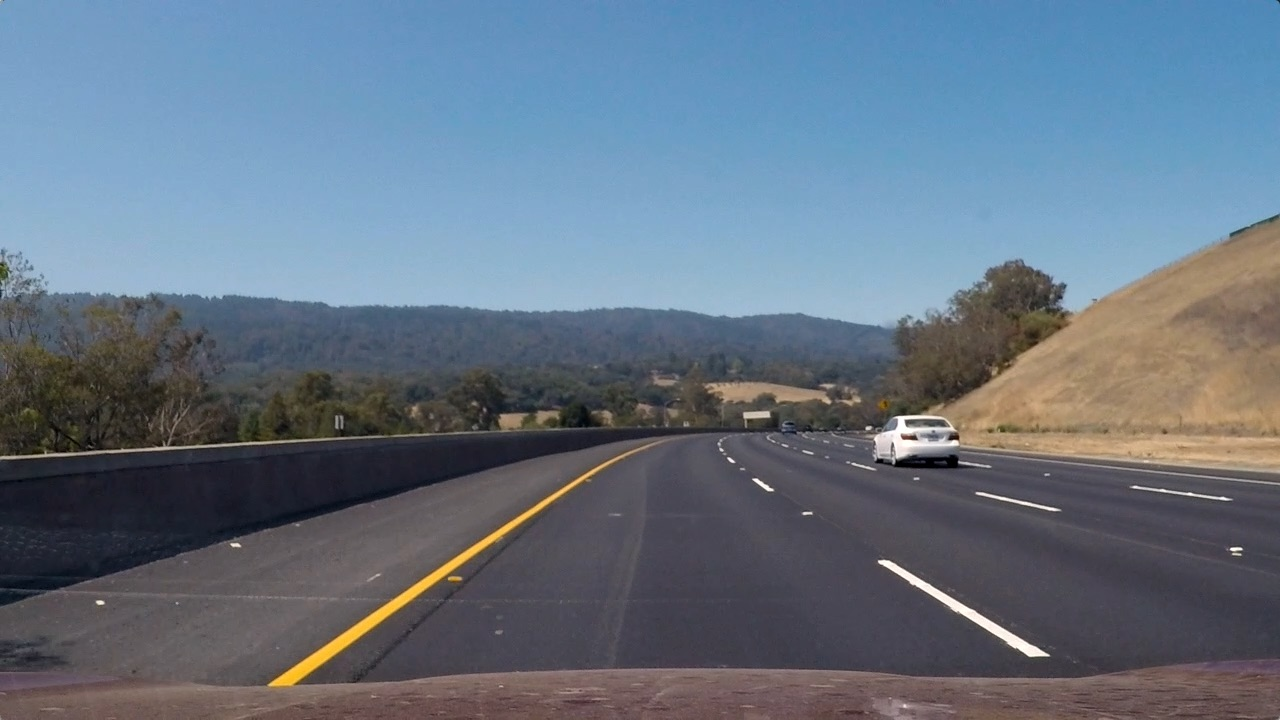
#> input picture test_images/test3.jpg, 1280 x 720 px
$ python advanced_lane_finder.py   (older library calls are emulated)
#> lines starting #> are read from the running program, lines starting #| are printed output that depends on the picture; after the words box and inside, x2 and y2 are one past the last pixel; in counts of white or black regions, pixels touching at a corner belong together
### hls_color_threshold.py
import matplotlib.pyplot as plt
import matplotlib.image as mpimg
import numpy as np
import cv2

# Read in an image, you can also try test1.jpg or test4.jpg

# TODO: Define a function that thresholds the S-channel of HLS
# Use exclusive lower bound (>) and inclusive upper (<=)
def hls_select(img, thresh=(0, 255)):
    # 1) Convert to HLS color space
    # 2) Apply a threshold to the S channel
    # 3) Return a binary image of threshold result
    hls = cv2.cvtColor(img, cv2.COLOR_RGB2HLS)
    s_channel = hls[:,:,2]
    binary_output = np.zeros_like(s_channel)
    binary_output[(s_channel>thresh[0]) & (s_channel<=thresh[1])] = 1
    return binary_output

# [12 lines that do not run on import are left out]

### sliding_window.py
import numpy as np
import matplotlib.image as mpimg
import matplotlib.pyplot as plt
import cv2


def find_lane_pixels(binary_warped):
    # Take a histogram of the bottom half of the image
    histogram = np.sum(binary_warped[binary_warped.shape[0]//2:,:], axis=0)
    # Create an output image to draw on and visualize the result
    out_img = np.dstack((binary_warped, binary_warped, binary_warped))
    # Find the peak of the left and right halves of the histogram
    # These will be the starting point for the left and right lines
    midpoint = np.int(histogram.shape[0]//2)
    leftx_base = np.argmax(histogram[:midpoint])
    rightx_base = np.argmax(histogram[midpoint:]) + midpoint

    # HYPERPARAMETERS
    # Choose the number of sliding windows
    nwindows = 9
    # Set the width of the windows +/- margin
    margin = 100
    # Set minimum number of pixels found to recenter window
    minpix = 50

    # Set height of windows - based on nwindows above and image shape
    window_height = np.int(binary_warped.shape[0]//nwindows)
    # Identify the x and y positions of all nonzero pixels in the image
    nonzero = binary_warped.nonzero()
    nonzeroy = np.array(nonzero[0])
    nonzerox = np.array(nonzero[1])
    # Current positions to be updated later for each window in nwindows
    leftx_current = leftx_base
    rightx_current = rightx_base

    # Create empty lists to receive left and right lane pixel indices
    left_lane_inds = []
    right_lane_inds = []

    # Step through the windows one by one
    for window in range(nwindows):
        # Identify window boundaries in x and y (and right and left)
        win_y_low = binary_warped.shape[0] - (window+1)*window_height
        win_y_high = binary_warped.shape[0] - window*window_height
        win_xleft_low = leftx_current - margin
        win_xleft_high = leftx_current + margin
        win_xright_low = rightx_current - margin
        win_xright_high = rightx_current + margin

        # Draw the windows on the visualization image
        #cv2.rectangle(out_img,(win_xleft_low,win_y_low),(win_xleft_high,win_y_high),(0,255,0), 2)
        #cv2.rectangle(out_img,(win_xright_low,win_y_low),(win_xright_high,win_y_high),(0,255,0), 2)

        # Identify the nonzero pixels in x and y within the window #
        good_left_inds = ((nonzeroy >= win_y_low) & (nonzeroy < win_y_high) &
        (nonzerox >= win_xleft_low) &  (nonzerox < win_xleft_high)).nonzero()[0]
        good_right_inds = ((nonzeroy >= win_y_low) & (nonzeroy < win_y_high) &
        (nonzerox >= win_xright_low) &  (nonzerox < win_xright_high)).nonzero()[0]

        # Append these indices to the lists
        left_lane_inds.append(good_left_inds)
        right_lane_inds.append(good_right_inds)

        # If you found > minpix pixels, recenter next window on their mean position
        if len(good_left_inds) > minpix:
            leftx_current = np.int(np.mean(nonzerox[good_left_inds]))
        if len(good_right_inds) > minpix:
            rightx_current = np.int(np.mean(nonzerox[good_right_inds]))

    # Concatenate the arrays of indices (previously was a list of lists of pixels)
    try:
        left_lane_inds = np.concatenate(left_lane_inds)
        right_lane_inds = np.concatenate(right_lane_inds)
    except ValueError:
        # Avoids an error if the above is not implemented fully
        pass

    # Extract left and right line pixel positions
    leftx = nonzerox[left_lane_inds]
    lefty = nonzeroy[left_lane_inds]
    rightx = nonzerox[right_lane_inds]
    righty = nonzeroy[right_lane_inds]

    return leftx, lefty, rightx, righty, out_img


def fit_polynomial(binary_warped):
    # Find our lane pixels first
    leftx, lefty, rightx, righty, out_img = find_lane_pixels(binary_warped)

    # Fit a second order polynomial to each using `np.polyfit`
    left_fit = np.polyfit(lefty, leftx, 2)
    right_fit = np.polyfit(righty, rightx, 2)

    # Generate x and y values for plotting
    ploty = np.linspace(0, binary_warped.shape[0]-1, binary_warped.shape[0] )
    try:
        left_fitx = left_fit[0]*ploty**2 + left_fit[1]*ploty + left_fit[2]
        right_fitx = right_fit[0]*ploty**2 + right_fit[1]*ploty + right_fit[2]
    except TypeError:
        # Avoids an error if `left` and `right_fit` are still none or incorrect
        print('The function failed to fit a line!')
        left_fitx = 1*ploty**2 + 1*ploty
        right_fitx = 1*ploty**2 + 1*ploty

    ## Visualization ##
    # Colors in the left and right lane regions
    out_img[lefty, leftx] = [255, 0, 0]
    out_img[righty, rightx] = [0, 0, 255]

    # Plots the left and right polynomials on the lane lines
    #plt.plot(left_fitx, ploty, color='yellow')
    #plt.plot(right_fitx, ploty, color='yellow')

    blank = np.zeros_like(out_img)
    blank = draw_poly(blank, left_fitx, right_fitx, 100)

    return blank


def draw_poly(img, left_poly, right_poly, steps, color=[0,255,0], thickness=-1):

    height = img.shape[0]
    pixels = height/steps

    for i in range(steps-1):
        start = i*pixels
        end = start + pixels

        left_start_point = (int(left_poly[int(start)]), int(start))
        left_end_point = (int(left_poly[int(end)]), int(end))

        right_start_point = (int(right_poly[int(start)]), int(start))
        right_end_point = (int(right_poly[int(end)]), int(end))

        img = cv2.rectangle(img, right_end_point, left_start_point, color, thickness)
    return img


# [8 lines that do not run on import are left out]

### advanced_lane_finder.py
from hls_color_threshold import hls_select
import pickle
import matplotlib.pyplot as plt
import numpy as np
import cv2
from sobel_abs import abs_sobel_thresh
from sobel_dir import dir_threshold
from sobel_mag import mag_thresh

from sliding_window import find_lane_pixels, fit_polynomial

image = cv2.imread('test_images/test3.jpg')
#> image is the input picture: shape (720, 1280, 3); mean B, G, R 130.7, 115.3, 101.1

img_size = (image.shape[1], image.shape[0])
#> img_size = (1280, 720)
width = img_size[0]
#> width = 1280
height = img_size[1]
#> height = 720

points = pickle.load( open("test_images/calibration_wide/wide_dist_pickle.p", "rb"))
#> (reads wide_dist_pickle.p from the repository)
mtx = points["mtx"]
dist = points["dist"]

#Distortion Correction
undist = cv2.undistort(image, mtx, dist, None, mtx)

#Color threshold
hls = hls_select(undist, thresh=(90, 255))
#> in hls_select, `hls = cv2.cvtColor(img, cv2.COLOR_RGB2HLS)`: hls: shape (720, 1280, 3); mean of channels 0, 1, 2 73, 115.8, 59.2
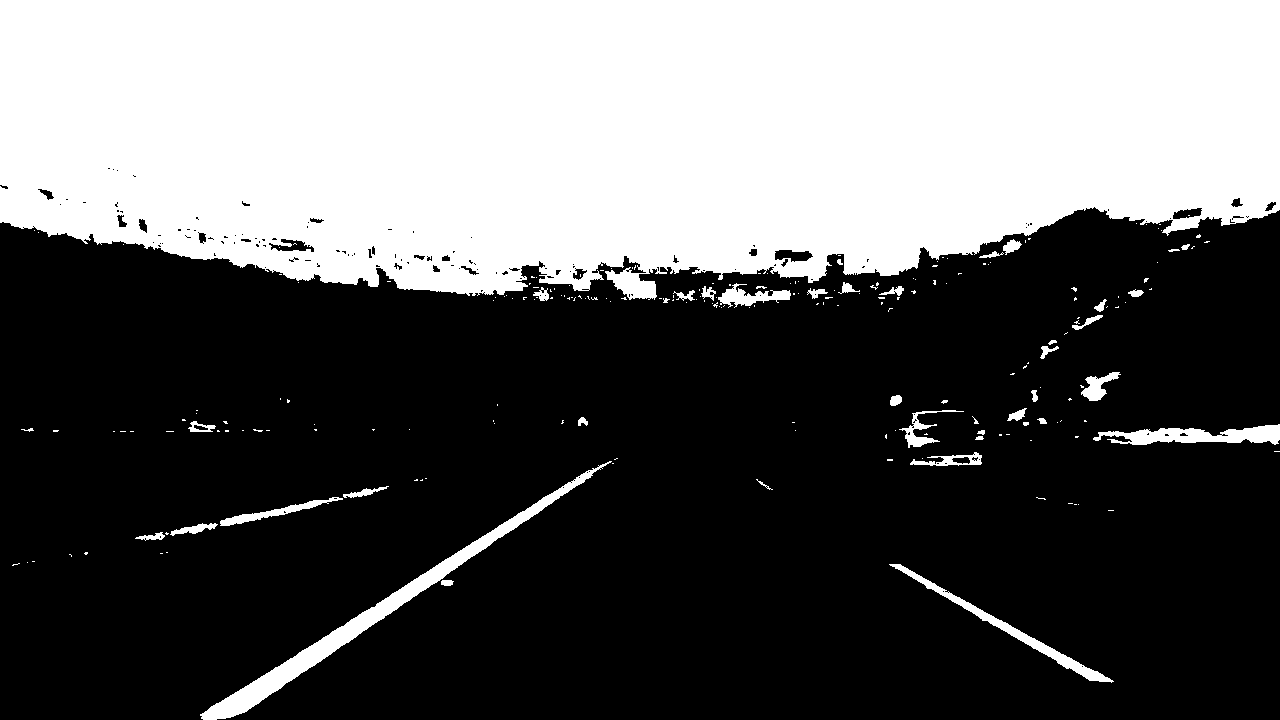
#> hls: shape (720, 1280); values 0 (black) and 1 (white), 37.5% white; 222 white regions (180 under 20 px), largest, box (x1, y1, x2, y2) and area: (0, 0, 1280, 300) 328248, (200, 461, 612, 720) 6731, (1093, 424, 1280, 445) 2184

# Gradient threshold (NOT USED)
'''
ksize = 3
gradx = abs_sobel_thresh(image, orient='x', sobel_kernel=ksize, thresh=(20, 100))
grady = abs_sobel_thresh(image, orient='y', sobel_kernel=ksize, thresh=(20, 100))
mag_binary = mag_thresh(image, sobel_kernel=ksize, mag_thresh=(30, 100))
dir_binary = dir_threshold(image, sobel_kernel=ksize, thresh=(0.7, 1.3))

combined = np.zeros_like(dir_binary)
combined[((gradx == 1) & (grady == 1)) | ((mag_binary == 1) & (dir_binary == 1))] = 1
'''
#Combining HLS and Sobel gradient (NOT USED)
'''combined2 = np.zeros_like(dir_binary)
combined2[((gradx == 1) & (grady == 1)) | ((mag_binary == 1) & (dir_binary == 1)) | (hls == 1)] = 1'''

# Using HLS thresholding as it is more cleaner

src = np.float32([[500, 470],       #top left
                    [700, 470],     #top right
                    [900, image.shape[0]],     #bottom right
                    [230, image.shape[0]]])    #bottom left

dst = np.float32([[250, 0],
                    [1000, 0],
                    [1000, image.shape[0]],
                    [250, image.shape[0]]])

M = cv2.getPerspectiveTransform(src, dst)
M_inv = cv2.getPerspectiveTransform(dst, src)

warped = cv2.warpPerspective(hls, M, img_size, flags=cv2.INTER_LINEAR)
#> warped: shape (720, 1280); values 0 (black) and 1 (white), 4.2% white; 7 white regions, largest, box (x1, y1, x2, y2) and area: (209, 0, 612, 720) 33259, (1225, 481, 1280, 682) 3747, (1163, 76, 1183, 160) 823

line = fit_polynomial(warped)
#> in find_lane_pixels, `histogram = np.sum(binary_warped[binary_warped.shape[0]//2:,:], axis=0)`: histogram = 1280 values, max 110 at index 369, min 0 at index 0, mean 16.25
#> in find_lane_pixels, `leftx_base = np.argmax(histogram[:midpoint])`: leftx_base = 369
#> in find_lane_pixels, `rightx_base = np.argmax(histogram[midpoint:]) + midpoint`: rightx_base = 1254
#> in find_lane_pixels, `nonzero = binary_warped.nonzero()`: nonzero = 38300 positions, rows 0 to 719, columns 0 to 1279
#> in find_lane_pixels, `leftx_current = leftx_base`: leftx_current = 369
#> in find_lane_pixels, `rightx_current = rightx_base`: rightx_current = 1254
#> the loop in find_lane_pixels, `for window in range(nwindows):` made 9 passes
#> (win_xleft_low, win_xleft_high, win_xright_low, win_xright_high, leftx_current, rightx_current) on passes 1, 2, 3, 8: (269, 469, 1154, 1354, 277, 1275), (177, 377, 1175, 1375, 292, 1265), (192, 392, 1165, 1365, 335, 1246), (395, 595, 1146, 1346, 539, 1172)
#> (win_xleft_low, win_xleft_high, win_xright_low, win_xright_high, leftx_current) on passes 4, 5, 6, 7, 9: (235, 435, 1146, 1346, 372), (272, 472, 1146, 1346, 414), (314, 514, 1146, 1346, 455), (355, 555, 1146, 1346, 495), (439, 639, 1072, 1272, 576)
#> after the loop in find_lane_pixels, `for window in range(nwindows):`: left_lane_inds = 9 items
#> in find_lane_pixels, `right_lane_inds = np.concatenate(right_lane_inds)`: right_lane_inds = 4570 values, max 36576 at index 274, min 3178 at index 4548, mean 24979
#> in find_lane_pixels, `rightx = nonzerox[right_lane_inds]`: rightx = 4570 values, max 1279 at index 11, min 1163 at index 4129, mean 1242.1
#> in find_lane_pixels, `righty = nonzeroy[right_lane_inds]`: righty = 4570 values, max 681 at index 274, min 76 at index 4548, mean 484
#> in fit_polynomial, `left_fit = np.polyfit(lefty, leftx, 2)`: left_fit = [3.4e-05, -0.53, 600.5]
#> in fit_polynomial, `right_fit = np.polyfit(righty, rightx, 2)`: right_fit = [8.82e-05, 0.132, 1154.9]
#> in fit_polynomial, `left_fitx = left_fit[0]*ploty**2 + left_fit[1]*ploty + left_fit[2]`: left_fitx = 720 values, max 600.5 at index 0, min 236.7 at index 719, mean 415.7
#> in fit_polynomial, `right_fitx = right_fit[0]*ploty**2 + right_fit[1]*ploty + right_fit[2]`: right_fitx = 720 values from 1154.9 to 1295.2
#> in fit_polynomial, `out_img[righty, rightx] = [0, 0, 255]`:
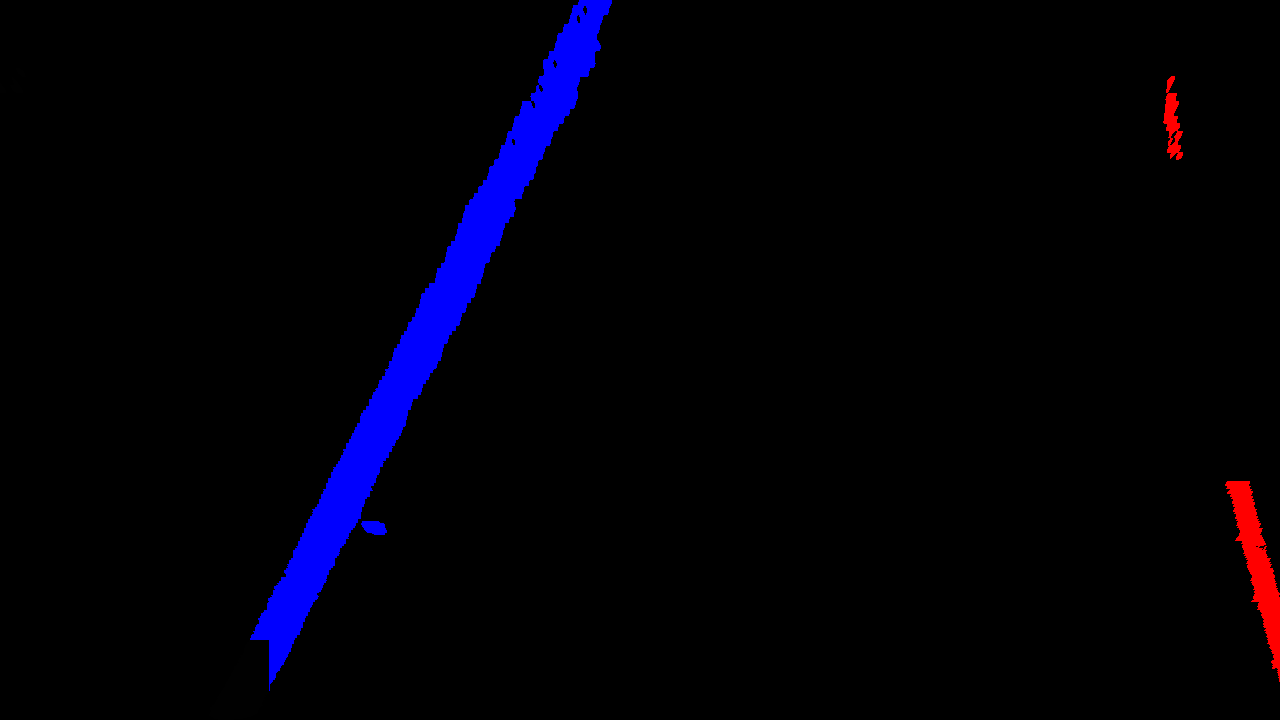
#> out_img: shape (720, 1280, 3); mean of channels 0, 1, 2 8.5, 0, 1.3; drawn as B, G, R
#> the loop in draw_poly, `for i in range(steps-1):` made 99 passes
#> (left_start_point, left_end_point, right_start_point, right_end_point) on passes 1 to 12: ((600, 0), (596, 7), (1154, 0), (1155, 7)), ((596, 7), (593, 14), (1155, 7), (1156, 14)), ((593, 14), (589, 21), (1156, 14), (1157, 21)), ((589, 21), (585, 28), (1157, 21), (1158, 28)), ((585, 28), (581, 36), (1158, 28), (1159, 36)), ((581, 36), (577, 43), (1159, 36), (1160, 43)), ((577, 43), (574, 50), (1160, 43), (1161, 50)), ((574, 50), (570, 57), (1161, 50), (1162, 57)), ((570, 57), (566, 64), (1162, 57), (1163, 64)), ((566, 64), (562, 72), (1163, 64), (1164, 72)), ((562, 72), (558, 79), (1164, 72), (1165, 79)), ((558, 79), (555, 86), (1165, 79), (1166, 86))
#> after the loop in draw_poly, `for i in range(steps-1):`:
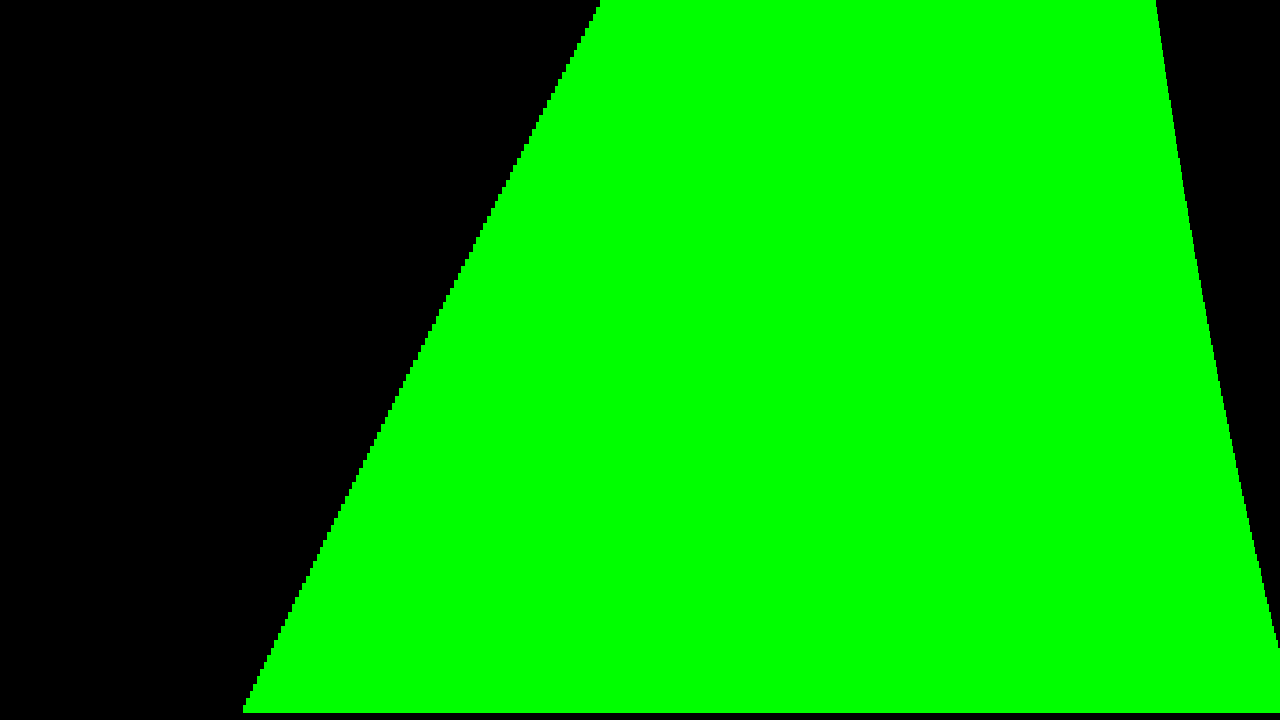
#> img: shape (720, 1280, 3); mean of channels 0, 1, 2 0, 157.6, 0; drawn as B, G, R
unwarp = cv2.warpPerspective(line, M_inv, img_size, dst=image, flags=cv2.INTER_LINEAR)


image = cv2.addWeighted(unwarp,0.4, undist, 1,0)
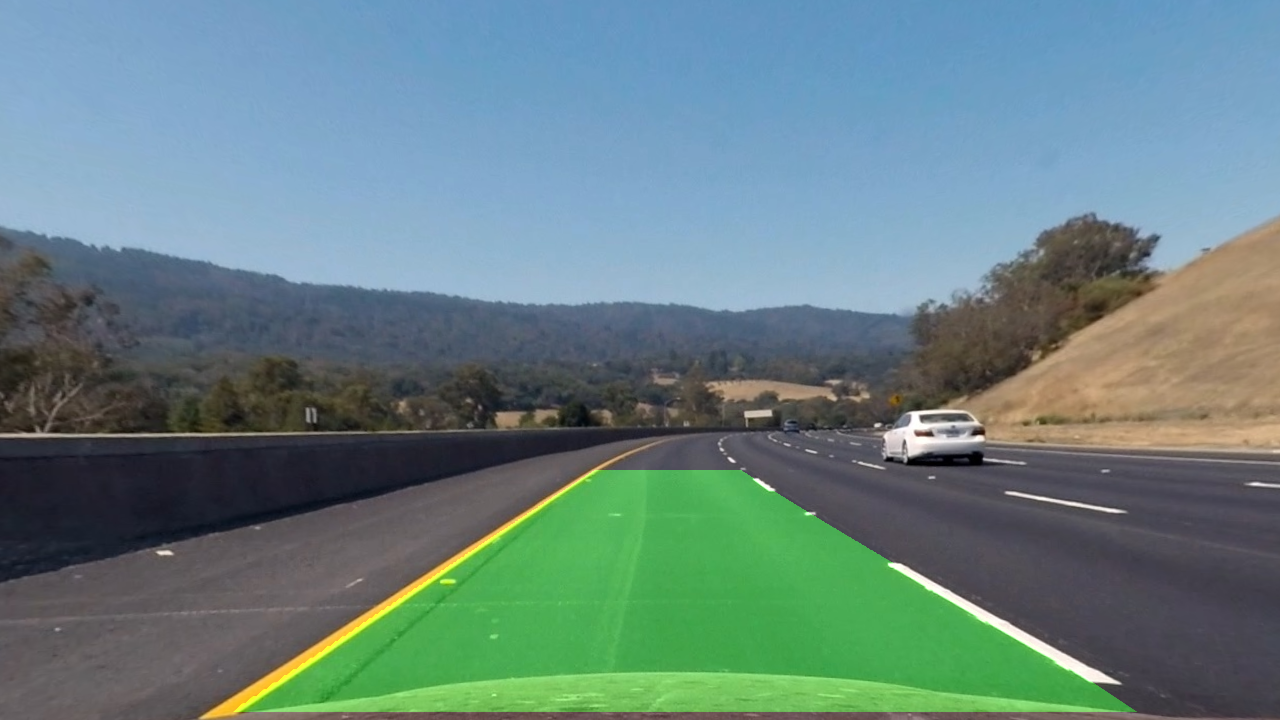
#> image: shape (720, 1280, 3); mean B, G, R 129.4, 129.7, 102.8

# plt.subplot(121)
# plt.imshow(unwarp)
# plt.subplot(122)

plt.imshow(image)
plt.show()
